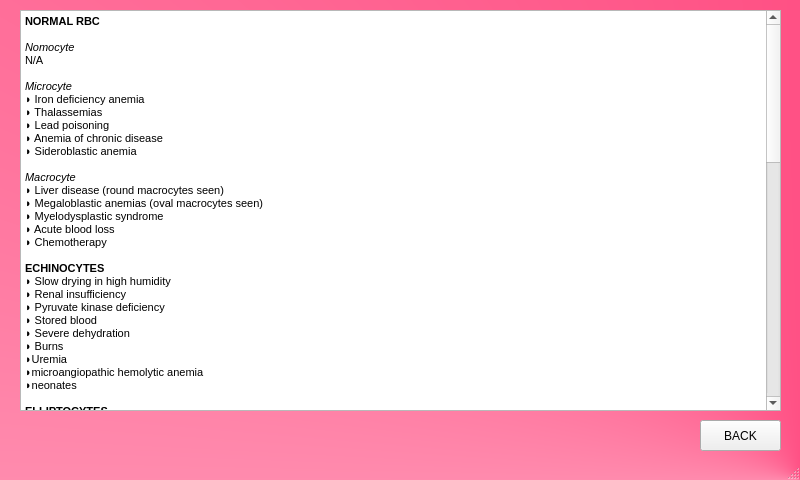
<?xml version="1.0" encoding="UTF-8"?>
<ui version="4.0">
 <class>MainWindow</class>
 <widget class="QMainWindow" name="MainWindow">
  <property name="geometry">
   <rect>
    <x>0</x>
    <y>0</y>
    <width>800</width>
    <height>480</height>
   </rect>
  </property>
  <property name="windowTitle">
   <string>MainWindow</string>
  </property>
  <property name="styleSheet">
   <string notr="true">#MainWindow
{
background-color: qconicalgradient(cx:1, cy:1, angle:0, stop:0 rgba(255, 23, 92, 255), stop:1 rgba(255, 255, 255, 255));
}</string>
  </property>
  <widget class="QWidget" name="centralwidget">
   <widget class="QTextEdit" name="textEdit">
    <property name="geometry">
     <rect>
      <x>20</x>
      <y>10</y>
      <width>761</width>
      <height>401</height>
     </rect>
    </property>
    <property name="html">
     <string>&lt;!DOCTYPE HTML PUBLIC &quot;-//W3C//DTD HTML 4.0//EN&quot; &quot;http://www.w3.org/TR/REC-html40/strict.dtd&quot;&gt;
&lt;html&gt;&lt;head&gt;&lt;meta name=&quot;qrichtext&quot; content=&quot;1&quot; /&gt;&lt;style type=&quot;text/css&quot;&gt;
p, li { white-space: pre-wrap; }
&lt;/style&gt;&lt;/head&gt;&lt;body style=&quot; font-family:'MS Shell Dlg 2'; font-size:8.25pt; font-weight:400; font-style:normal;&quot;&gt;
&lt;p style=&quot; margin-top:0px; margin-bottom:0px; margin-left:0px; margin-right:0px; -qt-block-indent:0; text-indent:0px;&quot;&gt;&lt;span style=&quot; font-weight:600;&quot;&gt;NORMAL RBC&lt;/span&gt;&lt;/p&gt;
&lt;p style=&quot;-qt-paragraph-type:empty; margin-top:0px; margin-bottom:0px; margin-left:0px; margin-right:0px; -qt-block-indent:0; text-indent:0px; font-weight:600;&quot;&gt;&lt;br /&gt;&lt;/p&gt;
&lt;p style=&quot; margin-top:0px; margin-bottom:0px; margin-left:0px; margin-right:0px; -qt-block-indent:0; text-indent:0px;&quot;&gt;&lt;span style=&quot; font-style:italic;&quot;&gt;Nomocyte&lt;/span&gt;&lt;/p&gt;
&lt;p style=&quot; margin-top:0px; margin-bottom:0px; margin-left:0px; margin-right:0px; -qt-block-indent:0; text-indent:0px;&quot;&gt;N/A&lt;/p&gt;
&lt;p style=&quot;-qt-paragraph-type:empty; margin-top:0px; margin-bottom:0px; margin-left:0px; margin-right:0px; -qt-block-indent:0; text-indent:0px;&quot;&gt;&lt;br /&gt;&lt;/p&gt;
&lt;p style=&quot; margin-top:0px; margin-bottom:0px; margin-left:0px; margin-right:0px; -qt-block-indent:0; text-indent:0px;&quot;&gt;&lt;span style=&quot; font-style:italic;&quot;&gt;Microcyte&lt;/span&gt;&lt;/p&gt;
&lt;p style=&quot; margin-top:0px; margin-bottom:0px; margin-left:0px; margin-right:0px; -qt-block-indent:0; text-indent:0px;&quot;&gt;◗ Iron deficiency anemia&lt;/p&gt;
&lt;p style=&quot; margin-top:0px; margin-bottom:0px; margin-left:0px; margin-right:0px; -qt-block-indent:0; text-indent:0px;&quot;&gt;◗ Thalassemias&lt;/p&gt;
&lt;p style=&quot; margin-top:0px; margin-bottom:0px; margin-left:0px; margin-right:0px; -qt-block-indent:0; text-indent:0px;&quot;&gt;◗ Lead poisoning&lt;/p&gt;
&lt;p style=&quot; margin-top:0px; margin-bottom:0px; margin-left:0px; margin-right:0px; -qt-block-indent:0; text-indent:0px;&quot;&gt;◗ Anemia of chronic disease&lt;/p&gt;
&lt;p style=&quot; margin-top:0px; margin-bottom:0px; margin-left:0px; margin-right:0px; -qt-block-indent:0; text-indent:0px;&quot;&gt;◗ Sideroblastic anemia&lt;/p&gt;
&lt;p style=&quot;-qt-paragraph-type:empty; margin-top:0px; margin-bottom:0px; margin-left:0px; margin-right:0px; -qt-block-indent:0; text-indent:0px;&quot;&gt;&lt;br /&gt;&lt;/p&gt;
&lt;p style=&quot; margin-top:0px; margin-bottom:0px; margin-left:0px; margin-right:0px; -qt-block-indent:0; text-indent:0px;&quot;&gt;&lt;span style=&quot; font-style:italic;&quot;&gt;Macrocyte&lt;/span&gt;&lt;/p&gt;
&lt;p style=&quot; margin-top:0px; margin-bottom:0px; margin-left:0px; margin-right:0px; -qt-block-indent:0; text-indent:0px;&quot;&gt;◗ Liver disease (round macrocytes seen)&lt;/p&gt;
&lt;p style=&quot; margin-top:0px; margin-bottom:0px; margin-left:0px; margin-right:0px; -qt-block-indent:0; text-indent:0px;&quot;&gt;◗ Megaloblastic anemias (oval macrocytes seen)&lt;/p&gt;
&lt;p style=&quot; margin-top:0px; margin-bottom:0px; margin-left:0px; margin-right:0px; -qt-block-indent:0; text-indent:0px;&quot;&gt;◗ Myelodysplastic syndrome&lt;/p&gt;
&lt;p style=&quot; margin-top:0px; margin-bottom:0px; margin-left:0px; margin-right:0px; -qt-block-indent:0; text-indent:0px;&quot;&gt;◗ Acute blood loss&lt;/p&gt;
&lt;p style=&quot; margin-top:0px; margin-bottom:0px; margin-left:0px; margin-right:0px; -qt-block-indent:0; text-indent:0px;&quot;&gt;◗ Chemotherapy&lt;/p&gt;
&lt;p style=&quot;-qt-paragraph-type:empty; margin-top:0px; margin-bottom:0px; margin-left:0px; margin-right:0px; -qt-block-indent:0; text-indent:0px;&quot;&gt;&lt;br /&gt;&lt;/p&gt;
&lt;p style=&quot; margin-top:0px; margin-bottom:0px; margin-left:0px; margin-right:0px; -qt-block-indent:0; text-indent:0px;&quot;&gt;&lt;span style=&quot; font-weight:600;&quot;&gt;ECHINOCYTES&lt;/span&gt;&lt;/p&gt;
&lt;p style=&quot; margin-top:0px; margin-bottom:0px; margin-left:0px; margin-right:0px; -qt-block-indent:0; text-indent:0px;&quot;&gt;◗ Slow drying in high humidity&lt;/p&gt;
&lt;p style=&quot; margin-top:0px; margin-bottom:0px; margin-left:0px; margin-right:0px; -qt-block-indent:0; text-indent:0px;&quot;&gt;◗ Renal insufficiency&lt;/p&gt;
&lt;p style=&quot; margin-top:0px; margin-bottom:0px; margin-left:0px; margin-right:0px; -qt-block-indent:0; text-indent:0px;&quot;&gt;◗ Pyruvate kinase deficiency&lt;/p&gt;
&lt;p style=&quot; margin-top:0px; margin-bottom:0px; margin-left:0px; margin-right:0px; -qt-block-indent:0; text-indent:0px;&quot;&gt;◗ Stored blood&lt;/p&gt;
&lt;p style=&quot; margin-top:0px; margin-bottom:0px; margin-left:0px; margin-right:0px; -qt-block-indent:0; text-indent:0px;&quot;&gt;◗ Severe dehydration&lt;/p&gt;
&lt;p style=&quot; margin-top:0px; margin-bottom:0px; margin-left:0px; margin-right:0px; -qt-block-indent:0; text-indent:0px;&quot;&gt;◗ Burns&lt;/p&gt;
&lt;p style=&quot; margin-top:0px; margin-bottom:0px; margin-left:0px; margin-right:0px; -qt-block-indent:0; text-indent:0px;&quot;&gt;◗Uremia&lt;/p&gt;
&lt;p style=&quot; margin-top:0px; margin-bottom:0px; margin-left:0px; margin-right:0px; -qt-block-indent:0; text-indent:0px;&quot;&gt;◗microangiopathic hemolytic anemia&lt;/p&gt;
&lt;p style=&quot; margin-top:0px; margin-bottom:0px; margin-left:0px; margin-right:0px; -qt-block-indent:0; text-indent:0px;&quot;&gt;◗neonates&lt;/p&gt;
&lt;p style=&quot;-qt-paragraph-type:empty; margin-top:0px; margin-bottom:0px; margin-left:0px; margin-right:0px; -qt-block-indent:0; text-indent:0px;&quot;&gt;&lt;br /&gt;&lt;/p&gt;
&lt;p style=&quot; margin-top:0px; margin-bottom:0px; margin-left:0px; margin-right:0px; -qt-block-indent:0; text-indent:0px;&quot;&gt;&lt;span style=&quot; font-weight:600;&quot;&gt;ELLIPTOCYTES&lt;/span&gt;&lt;/p&gt;
&lt;p style=&quot; margin-top:0px; margin-bottom:0px; margin-left:0px; margin-right:0px; -qt-block-indent:0; text-indent:0px;&quot;&gt;◗ Hereditary elliptocytosis&lt;/p&gt;
&lt;p style=&quot; margin-top:0px; margin-bottom:0px; margin-left:0px; margin-right:0px; -qt-block-indent:0; text-indent:0px;&quot;&gt;◗ Iron deficiency anemia&lt;/p&gt;
&lt;p style=&quot; margin-top:0px; margin-bottom:0px; margin-left:0px; margin-right:0px; -qt-block-indent:0; text-indent:0px;&quot;&gt;◗ Myelophthisic anemia&lt;/p&gt;
&lt;p style=&quot; margin-top:0px; margin-bottom:0px; margin-left:0px; margin-right:0px; -qt-block-indent:0; text-indent:0px;&quot;&gt;◗ Megaloblastic anemia&lt;/p&gt;
&lt;p style=&quot; margin-top:0px; margin-bottom:0px; margin-left:0px; margin-right:0px; -qt-block-indent:0; text-indent:0px;&quot;&gt;◗ Thalassemia&lt;/p&gt;
&lt;p style=&quot; margin-top:0px; margin-bottom:0px; margin-left:0px; margin-right:0px; -qt-block-indent:0; text-indent:0px;&quot;&gt;◗ Sideroblastic anemia&lt;/p&gt;
&lt;p style=&quot; margin-top:0px; margin-bottom:0px; margin-left:0px; margin-right:0px; -qt-block-indent:0; text-indent:0px;&quot;&gt;◗ Congenital dyserythropoietic anemia&lt;/p&gt;
&lt;p style=&quot;-qt-paragraph-type:empty; margin-top:0px; margin-bottom:0px; margin-left:0px; margin-right:0px; -qt-block-indent:0; text-indent:0px;&quot;&gt;&lt;br /&gt;&lt;/p&gt;
&lt;p style=&quot; margin-top:0px; margin-bottom:0px; margin-left:0px; margin-right:0px; -qt-block-indent:0; text-indent:0px;&quot;&gt;&lt;span style=&quot; font-weight:600;&quot;&gt;DACROCYTES&lt;/span&gt;&lt;/p&gt;
&lt;p style=&quot; margin-top:0px; margin-bottom:0px; margin-left:0px; margin-right:0px; -qt-block-indent:0; text-indent:0px;&quot;&gt;◗ Extramedullary hematopoiesis (myelofibrosis, myelophthisic anemia)&lt;/p&gt;
&lt;p style=&quot; margin-top:0px; margin-bottom:0px; margin-left:0px; margin-right:0px; -qt-block-indent:0; text-indent:0px;&quot;&gt;◗ Megaloblastic anemia&lt;/p&gt;
&lt;p style=&quot; margin-top:0px; margin-bottom:0px; margin-left:0px; margin-right:0px; -qt-block-indent:0; text-indent:0px;&quot;&gt;◗ Thalassemia&lt;/p&gt;
&lt;p style=&quot; margin-top:0px; margin-bottom:0px; margin-left:0px; margin-right:0px; -qt-block-indent:0; text-indent:0px;&quot;&gt;◗ Hypersplenism&lt;/p&gt;
&lt;p style=&quot;-qt-paragraph-type:empty; margin-top:0px; margin-bottom:0px; margin-left:0px; margin-right:0px; -qt-block-indent:0; text-indent:0px;&quot;&gt;&lt;br /&gt;&lt;/p&gt;
&lt;p style=&quot; margin-top:0px; margin-bottom:0px; margin-left:0px; margin-right:0px; -qt-block-indent:0; text-indent:0px;&quot;&gt;&lt;span style=&quot; font-weight:600;&quot;&gt;SPHEROCYTES&lt;/span&gt;&lt;/p&gt;
&lt;p style=&quot; margin-top:0px; margin-bottom:0px; margin-left:0px; margin-right:0px; -qt-block-indent:0; text-indent:0px;&quot;&gt;◗ Hereditary spherocytosis&lt;/p&gt;
&lt;p style=&quot; margin-top:0px; margin-bottom:0px; margin-left:0px; margin-right:0px; -qt-block-indent:0; text-indent:0px;&quot;&gt;◗ Immunohemolytic anemias&lt;/p&gt;
&lt;p style=&quot; margin-top:0px; margin-bottom:0px; margin-left:0px; margin-right:0px; -qt-block-indent:0; text-indent:0px;&quot;&gt;◗ Heinz body hemolytic anemia&lt;/p&gt;
&lt;p style=&quot; margin-top:0px; margin-bottom:0px; margin-left:0px; margin-right:0px; -qt-block-indent:0; text-indent:0px;&quot;&gt;◗ Severe burns (microspherocytes seen); microspherocytes are 4.0 &lt;/p&gt;
&lt;p style=&quot; margin-top:0px; margin-bottom:0px; margin-left:0px; margin-right:0px; -qt-block-indent:0; text-indent:0px;&quot;&gt;◗ Hypersplenism&lt;/p&gt;
&lt;p style=&quot;-qt-paragraph-type:empty; margin-top:0px; margin-bottom:0px; margin-left:0px; margin-right:0px; -qt-block-indent:0; text-indent:0px;&quot;&gt;&lt;br /&gt;&lt;/p&gt;
&lt;p style=&quot;-qt-paragraph-type:empty; margin-top:0px; margin-bottom:0px; margin-left:0px; margin-right:0px; -qt-block-indent:0; text-indent:0px;&quot;&gt;&lt;br /&gt;&lt;/p&gt;
&lt;p style=&quot; margin-top:0px; margin-bottom:0px; margin-left:0px; margin-right:0px; -qt-block-indent:0; text-indent:0px;&quot;&gt;&lt;span style=&quot; font-weight:600;&quot;&gt;SCHISTOCYTES&lt;/span&gt;&lt;/p&gt;
&lt;p style=&quot; margin-top:0px; margin-bottom:0px; margin-left:0px; margin-right:0px; -qt-block-indent:0; text-indent:0px;&quot;&gt;◗ Microangiopathic hemolytic anemias&lt;/p&gt;
&lt;p style=&quot; margin-top:0px; margin-bottom:0px; margin-left:0px; margin-right:0px; -qt-block-indent:0; text-indent:0px;&quot;&gt;◗ Traumatic hemolytic anemias&lt;/p&gt;
&lt;p style=&quot; margin-top:0px; margin-bottom:0px; margin-left:0px; margin-right:0px; -qt-block-indent:0; text-indent:0px;&quot;&gt;◗ Waring Blender syndrome&lt;/p&gt;
&lt;p style=&quot;-qt-paragraph-type:empty; margin-top:0px; margin-bottom:0px; margin-left:0px; margin-right:0px; -qt-block-indent:0; text-indent:0px;&quot;&gt;&lt;br /&gt;&lt;/p&gt;
&lt;p style=&quot; margin-top:0px; margin-bottom:0px; margin-left:0px; margin-right:0px; -qt-block-indent:0; text-indent:0px;&quot;&gt;&lt;span style=&quot; font-weight:600;&quot;&gt;TARGET CELL&lt;/span&gt;&lt;/p&gt;
&lt;p style=&quot; margin-top:0px; margin-bottom:0px; margin-left:0px; margin-right:0px; -qt-block-indent:0; text-indent:0px;&quot;&gt;◗ Hemoglobinopathies&lt;/p&gt;
&lt;p style=&quot; margin-top:0px; margin-bottom:0px; margin-left:0px; margin-right:0px; -qt-block-indent:0; text-indent:0px;&quot;&gt;◗ Thalassemia&lt;/p&gt;
&lt;p style=&quot; margin-top:0px; margin-bottom:0px; margin-left:0px; margin-right:0px; -qt-block-indent:0; text-indent:0px;&quot;&gt;◗ Obstructive liver disease&lt;/p&gt;
&lt;p style=&quot; margin-top:0px; margin-bottom:0px; margin-left:0px; margin-right:0px; -qt-block-indent:0; text-indent:0px;&quot;&gt;◗ Iron deficiency anemia&lt;/p&gt;
&lt;p style=&quot;-qt-paragraph-type:empty; margin-top:0px; margin-bottom:0px; margin-left:0px; margin-right:0px; -qt-block-indent:0; text-indent:0px;&quot;&gt;&lt;br /&gt;&lt;/p&gt;
&lt;p style=&quot;-qt-paragraph-type:empty; margin-top:0px; margin-bottom:0px; margin-left:0px; margin-right:0px; -qt-block-indent:0; text-indent:0px;&quot;&gt;&lt;br /&gt;&lt;/p&gt;
&lt;p style=&quot; margin-top:0px; margin-bottom:0px; margin-left:0px; margin-right:0px; -qt-block-indent:0; text-indent:0px;&quot;&gt;&lt;span style=&quot; font-weight:600;&quot;&gt;STOMATOCYTES&lt;/span&gt;&lt;/p&gt;
&lt;p style=&quot; margin-top:0px; margin-bottom:0px; margin-left:0px; margin-right:0px; -qt-block-indent:0; text-indent:0px;&quot;&gt;◗ Hereditary stomatocytosis&lt;/p&gt;
&lt;p style=&quot; margin-top:0px; margin-bottom:0px; margin-left:0px; margin-right:0px; -qt-block-indent:0; text-indent:0px;&quot;&gt;◗ Alcoholism&lt;/p&gt;
&lt;p style=&quot; margin-top:0px; margin-bottom:0px; margin-left:0px; margin-right:0px; -qt-block-indent:0; text-indent:0px;&quot;&gt;◗ Obstructive liver disease&lt;/p&gt;
&lt;p style=&quot; margin-top:0px; margin-bottom:0px; margin-left:0px; margin-right:0px; -qt-block-indent:0; text-indent:0px;&quot;&gt;◗ Cirrhosis&lt;/p&gt;
&lt;p style=&quot; margin-top:0px; margin-bottom:0px; margin-left:0px; margin-right:0px; -qt-block-indent:0; text-indent:0px;&quot;&gt;◗ Rh-null disease&lt;/p&gt;
&lt;p style=&quot;-qt-paragraph-type:empty; margin-top:0px; margin-bottom:0px; margin-left:0px; margin-right:0px; -qt-block-indent:0; text-indent:0px;&quot;&gt;&lt;br /&gt;&lt;/p&gt;
&lt;p style=&quot;-qt-paragraph-type:empty; margin-top:0px; margin-bottom:0px; margin-left:0px; margin-right:0px; -qt-block-indent:0; text-indent:0px;&quot;&gt;&lt;br /&gt;&lt;/p&gt;
&lt;p style=&quot; margin-top:0px; margin-bottom:0px; margin-left:0px; margin-right:0px; -qt-block-indent:0; text-indent:0px;&quot;&gt;&lt;span style=&quot; font-weight:600;&quot;&gt;HYPOCHROMIC&lt;/span&gt;&lt;/p&gt;
&lt;p style=&quot; margin-top:0px; margin-bottom:0px; margin-left:0px; margin-right:0px; -qt-block-indent:0; text-indent:0px;&quot;&gt;◗ Iron deficiency anemia&lt;/p&gt;
&lt;p style=&quot; margin-top:0px; margin-bottom:0px; margin-left:0px; margin-right:0px; -qt-block-indent:0; text-indent:0px;&quot;&gt;◗ Thalassemia&lt;/p&gt;
&lt;p style=&quot; margin-top:0px; margin-bottom:0px; margin-left:0px; margin-right:0px; -qt-block-indent:0; text-indent:0px;&quot;&gt;◗ Anemia of chronic disease&lt;/p&gt;
&lt;p style=&quot; margin-top:0px; margin-bottom:0px; margin-left:0px; margin-right:0px; -qt-block-indent:0; text-indent:0px;&quot;&gt;◗ Sideroblastic anemia&lt;/p&gt;
&lt;p style=&quot; margin-top:0px; margin-bottom:0px; margin-left:0px; margin-right:0px; -qt-block-indent:0; text-indent:0px;&quot;&gt;◗ Myelodysplastic syndromes&lt;/p&gt;
&lt;p style=&quot;-qt-paragraph-type:empty; margin-top:0px; margin-bottom:0px; margin-left:0px; margin-right:0px; -qt-block-indent:0; text-indent:0px;&quot;&gt;&lt;br /&gt;&lt;/p&gt;
&lt;p style=&quot;-qt-paragraph-type:empty; margin-top:0px; margin-bottom:0px; margin-left:0px; margin-right:0px; -qt-block-indent:0; text-indent:0px;&quot;&gt;&lt;br /&gt;&lt;/p&gt;
&lt;p style=&quot;-qt-paragraph-type:empty; margin-top:0px; margin-bottom:0px; margin-left:0px; margin-right:0px; -qt-block-indent:0; text-indent:0px;&quot;&gt;&lt;br /&gt;&lt;/p&gt;&lt;/body&gt;&lt;/html&gt;</string>
    </property>
   </widget>
   <widget class="QPushButton" name="backButton">
    <property name="geometry">
     <rect>
      <x>700</x>
      <y>420</y>
      <width>81</width>
      <height>31</height>
     </rect>
    </property>
    <property name="text">
     <string>BACK</string>
    </property>
   </widget>
  </widget>
  <widget class="QMenuBar" name="menubar">
   <property name="geometry">
    <rect>
     <x>0</x>
     <y>0</y>
     <width>800</width>
     <height>21</height>
    </rect>
   </property>
  </widget>
  <widget class="QStatusBar" name="statusbar"/>
 </widget>
 <resources/>
 <connections/>
</ui>
